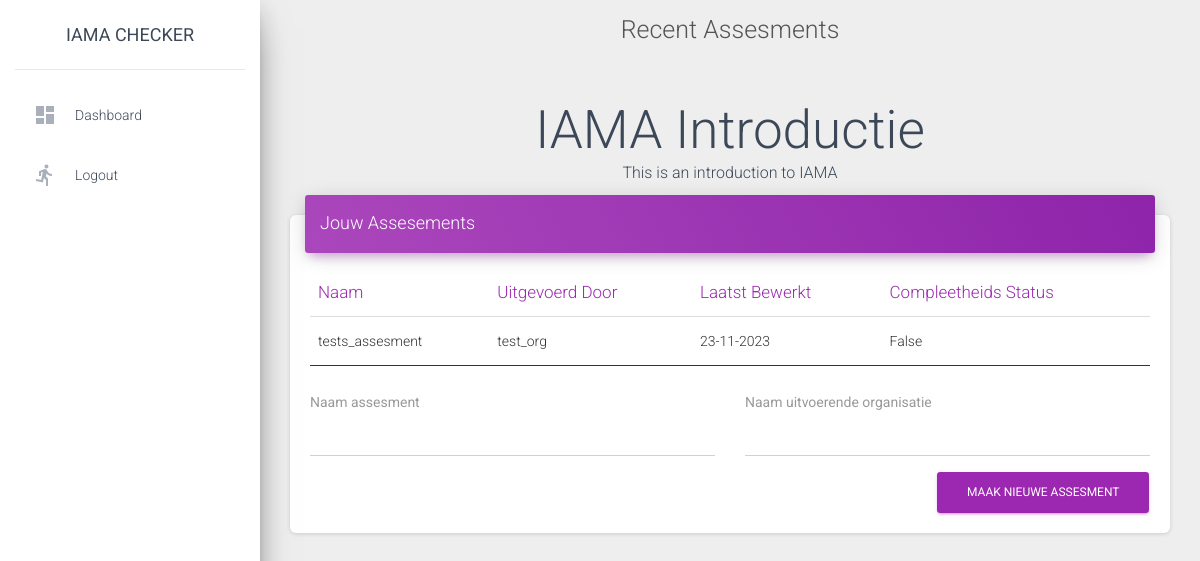
The page / (signed in) on the database as committed earlier.
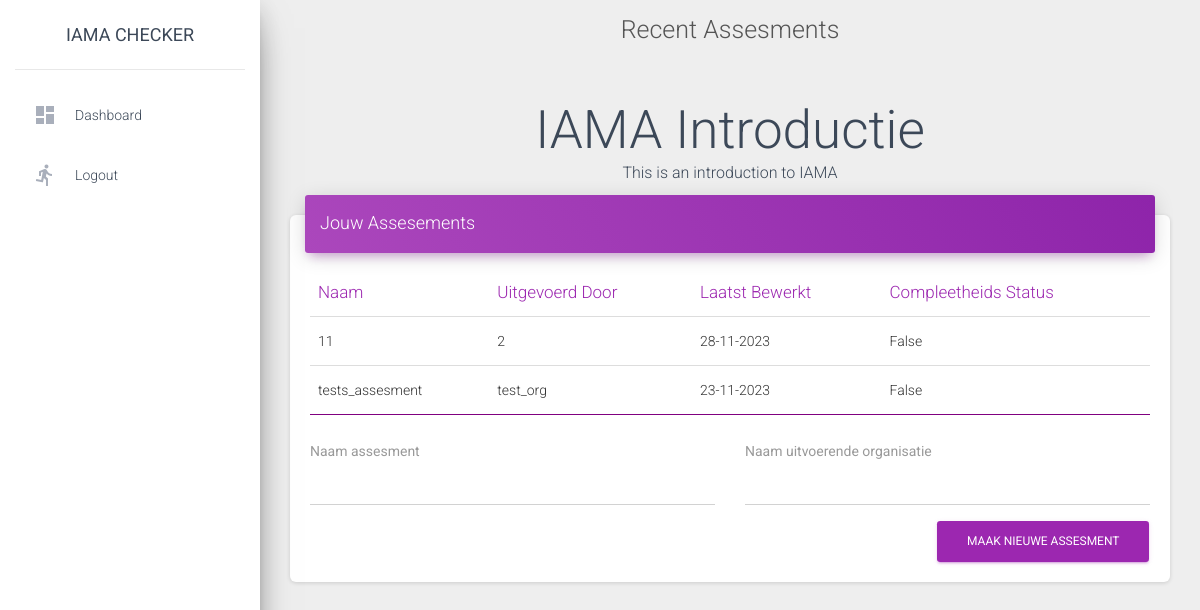
The same page on the database as committed later.
### base/models.py (models this page shows)
class Assesment(models.Model):
    name = models.CharField(max_length=40)# Name of the assesment
    organisation = models.CharField(max_length=50)# Name of the organisation performing the assesment
    complete_status = models.BooleanField(default=False)# Complete when all questions have been answered
    date_last_saved = models.DateField(auto_now=True)# Automatically saves new value when this object is saved
    user = models.ForeignKey(User, on_delete=models.CASCADE, default=user_pk_sentinel)

### base/views.py (the view)
# urls.py: path("", views.greeting, name="greeting"),
@login_required
def greeting(request):
    assesments_list = Assesment.objects.filter(user__pk=request.user.pk).order_by("-date_last_saved")
    form = AssesmentForm()# To allow users to create a new assesment
    return render(request, "base/home.html", {"assesments_list": assesments_list})

### base/models.py (called while the page is built)
def user_sentinel():
    return User.objects.get_or_create(username="Default_user", password="Default_password")[0]

def user_pk_sentinel():
    return user_sentinel().pk

### base/templates/base/home.html (shortened to what this page needs)
{% extends "base/base.html" %}
{% block content %}
{% if user.is_authenticated %}
    <div class="row">
        <h1 class="iama">IAMA Introductie</h1>
    </div>
    <div class="row">
        <div class="iama">This is an introduction to IAMA</div>
    </div>
    <div class="row">
        <div class="col-md-12">
            <div class="card">
                <div class="card-header card-header-primary">
                    <h4 class="card-title ">Jouw Assesements</h4>
                </div>
                <div class="card-body">
                    <div class="table-responsive">
                    <table class="table iama-bottom-border">
                        <thead class=" text-primary">
                        <th>
                            Naam
                        </th>
                        <th>
                            Uitgevoerd Door
                        </th>
                        <th>
                            Laatst Bewerkt
                        </th>
                        <th>
                            Compleetheids Status
                        </th>
                        </thead>
                        <tbody>
                        {% for item in assesments_list %}
                        <tr>
                            <td>
                            {{ item.name }}
                            </td>
                            <td>
                            {{ item.organisation }}
                            </td>
                            <td>
                            {{ item.date_last_saved|date:"d-m-Y" }}
                            </td>
                            <td>
                            {{ item.complete_status }}
                            </td>
                        </tr>
                        {% endfor %}
                        </tbody>
                    </table>
                    </div>
                    <form action="{% url 'base:create_assesment' %}" method="post">
                        <div class="row">
                            <div class="col-md-6">
                                <div class="form-group">
                                    <label class="bmd-label-floating">Naam assesment</label>
                                    <input type="text" class="form-control" name="name">
                                </div>
                            </div>
                            <div class="col-md-6">
                                <div class="form-group">
                                    <label class="bmd-label-floating">Naam uitvoerende organisatie</label>
                                    <input type="text" class="form-control" name="organisation">
                                </div>
                            </div>
                        </div>
                        <button type="submit" class="btn btn-primary pull-right">Maak nieuwe assesment</button>
                        <div class="clearfix"></div>
                    </form>
                </div>
            </div>
        </div>
    </div>
{% endif %}
{% endblock %}

### base/templates/base/base.html (shortened to what this page needs)
{% load static %}
 <!DOCTYPE html>
 <html lang="en">
 <head>
   <link rel="stylesheet" href="https://maxcdn.bootstrapcdn.com/font-awesome/latest/css/font-awesome.min.css">
   <link href="{% static 'base/material-dashboard.css' %}" rel="stylesheet" />
 </head>
 <body class="">
   <div class="wrapper ">
     {% include 'base/sidebar.html' %}
     <div class="main-panel">
        {% include 'base/navigation.html' %}
       <div class="content">
         <div class="container-fluid">
           {% block content %}{% endblock content %}
         </div>
       </div>
     </div>
   </div>
 </body>
 </html>

### base/templates/base/sidebar.html
<div class="sidebar" data-color="purple" data-background-color="white">
    <div class="logo">
      <div class="simple-text logo-normal">IAMA Checker</div>
    </div>
    <div class="sidebar-wrapper">
      <ul class="nav">
      {% if request.user.is_authenticated %}
        <li class="nav-item {% if 'index' in segment %} active {% endif %}">
          <a class="nav-link" href="/">
            <i class="material-icons">dashboard</i>
            <p>Dashboard</p>
          </a>
        </li>
        <li class="nav-item ">
          <a class="nav-link" href="{% url 'logout' %}" >
            <i class="material-icons">directions_run</i>
            <p>Logout</p>
          </a>
        </li>
      {% endif %}
      </ul>
    </div>
  </div>

### base/templates/base/navigation.html
<nav class="navbar navbar-expand-lg navbar-transparent navbar-absolute fixed-top ">
    <div class="container-fluid">
      <div class="navbar-wrapper">
        <div class="navbar-text">Recent Assesments</div>
      </div>
    </div>
</nav>

Rows that differ between the two databases and show on the page:
added Assesment: name "11", organisation "2", date_last_saved "28-11-2023", complete_status "False"
